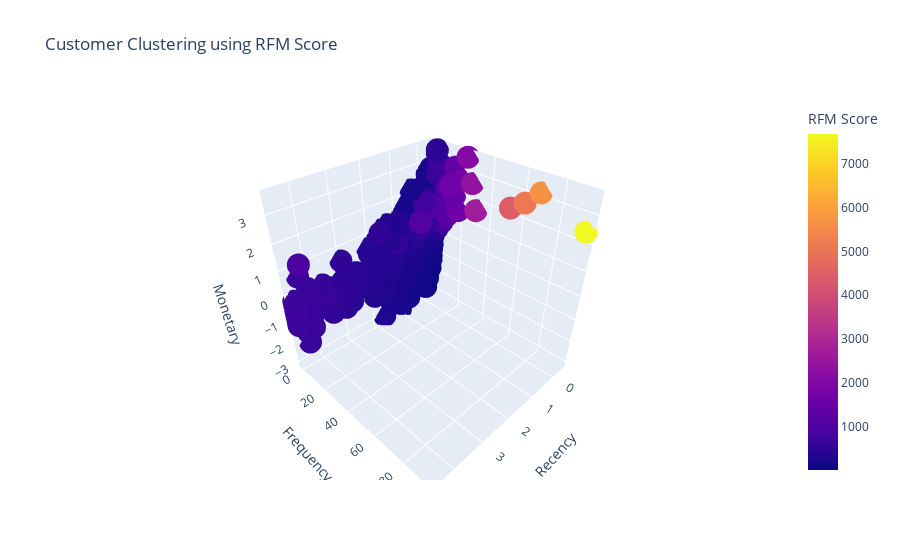

Here is the notebook cell this chart was saved with:
### Code cell
visualize_clusters_3d(rfm_df)

### Figure 1 — Plotly figure (JSON) as saved in the notebook; plotly's stock layout.template omitted (floating-point values rounded to 4 significant figures; data arrays with more than 128 entries replaced by an {"elided": "..."} marker saying what was removed)
{"data": [{"hovertemplate": "<b>%{hovertext}</b><br><br>Recency=%{x}<br>Frequency=%{y}<br>Monetary=%{z}<br>RFM Score=%{marker.color}<extra></extra>", "hovertext": {"elided": "4337 float values"}, "legendgroup": "", "marker": {"color": {"elided": "4337 float values"}, "coloraxis": "coloraxis", "symbol": "circle"}, "mode": "markers", "name": "", "scene": "scene", "showlegend": false, "type": "scatter3d", "x": {"elided": "4337 float values"}, "y": {"elided": "4337 float values"}, "z": {"elided": "4337 float values"}}], "layout": {"coloraxis": {"colorbar": {"title": {"text": "RFM Score"}}, "colorscale": [[0, "#0d0887"], [0.1111, "#46039f"], [0.2222, "#7201a8"], [0.3333, "#9c179e"], [0.4444, "#bd3786"], [0.5556, "#d8576b"], [0.6667, "#ed7953"], [0.7778, "#fb9f3a"], [0.8889, "#fdca26"], [1, "#f0f921"]]}, "legend": {"tracegroupgap": 0}, "scene": {"domain": {"x": [0, 1], "y": [0, 1]}, "xaxis": {"title": {"text": "Recency"}}, "yaxis": {"title": {"text": "Frequency"}}, "zaxis": {"title": {"text": "Monetary"}}}, "title": {"text": "Customer Clustering using RFM Score"}}}
